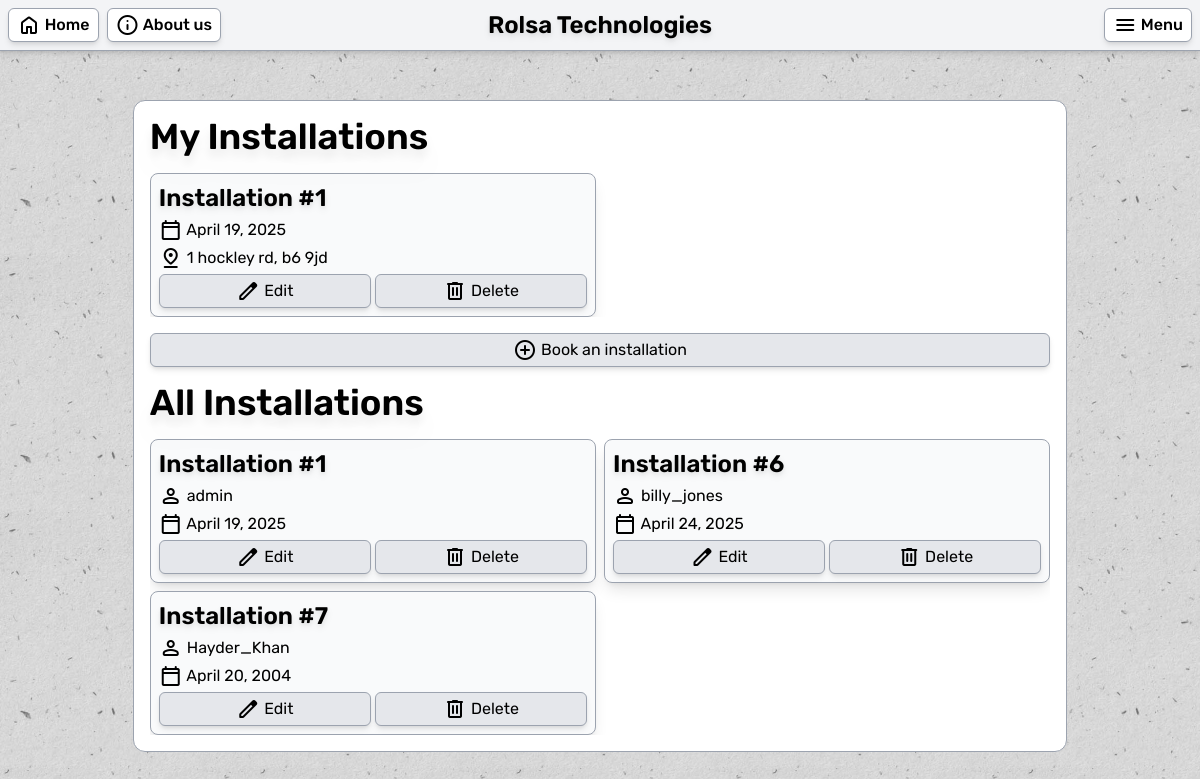
Screenshot of /accounts/my-account/my-installations (signed in) with the database file from the repository.
### installations/models.py (models this page shows, shortened)
class Installation(models.Model):
    user = models.ForeignKey(get_user_model(), on_delete=models.CASCADE)
    product = models.ForeignKey(Product, on_delete=models.CASCADE, default=None)
    date = models.DateField()
    postcode = models.CharField(max_length=8, default='')
    city = models.CharField(max_length=16, default='')
    county = models.CharField(max_length=32, default='')
    first_line = models.CharField(max_length=64, default='')

### accounts/models.py (models this page shows)
class CustomUser(AbstractUser):
    is_employed = models.BooleanField(default=False)
    is_contractor = models.BooleanField(default=False)
    def __str__(self):
        return self.username

### accounts/views.py (the view)
# urls.py: path('my-account/my-installations', views.installations, name='user_installations'),
def installations(request):
    if not request.user.is_authenticated:
        messages.error(request, 'You need to be logged in to access this page!')
        return redirect('home')
    if request.user.is_superuser:
        all_installations = Installation.objects.all()
    else:
        all_installations = None
    installations = request.user.installation_set.all()
    return render(request, 'installations.html', {'installations': installations, 'all_installations': all_installations})

### accounts/templates/installations.html (shortened to what this page needs)
{% extends 'base.html' %}
{% block content %}
<div class="flex-1 flex flex-col items-center justify-center m-4">
    <div class="w-full md:w-4/5 lg:1/2 xl:w-1/3 text-start flex flex-col gap-4 bg-white border border-gray-400 rounded-xl p-4">
        <h1>
            My Installations
        </h1>
        {% if installations %}
        <div class="cards overflow-auto grid grid-cols-1 md:grid-cols-2 gap-2">
            {% for installation in installations %}
            <div class="flex flex-col gap-1 bg-gray-50">
                <h3>Installation #{{ installation.id }}</h3>
                <p>
                    <span class="material-symbols-rounded">calendar_today</span>
                    {{ installation.date }}
                </p>
                <p>
                    <span class="material-symbols-rounded">pin_drop</span>
                    {{ installation.first_line }}, {{ installation.postcode }}
                </p>
                <div class="flex flex-row gap-1">
                    <a href="{% url 'edit_installation' installation.id %}" class="flex-1"><button type="button" class="w-full">
                        <span class="material-symbols-rounded">edit</span>
                        Edit
                    </button></a>
                    <a href="{% url 'delete_installation' installation.id %}" class="flex-1"><button type="button" class="w-full">
                        <span class="material-symbols-rounded">delete</span>
                        Delete
                    </button></a>
                </div>
            </div>
            {% endfor %}
        </div>
        {% else %}
        No installations booked! Book one now by pressing the button below.
        {% endif %}
        <a href="{% url 'create_installation' %}"><button type="button" class="w-full">
            <span class="material-symbols-rounded">add_circle</span>
            Book an installation
        </button></a>
        {% if request.user.is_superuser %}
        <h1>
            All Installations
        </h1>
        {% if all_installations %}
        <div class="cards overflow-auto grid grid-cols-1 md:grid-cols-2 gap-2">
            {% for installation in all_installations %}
            <div class="flex flex-col gap-1 bg-gray-50">
                <h3>Installation #{{ installation.id }}</h3>
                <p>
                    <span class="material-symbols-rounded">person</span>
                    {{ installation.user }}
                </p>
                <p>
                    <span class="material-symbols-rounded">calendar_today</span>
                    {{ installation.date }}
                </p>
                <div class="flex flex-row gap-1">
                    <a href="{% url 'edit_installation' installation.id %}" class="flex-1"><button type="button" class="w-full">
                        <span class="material-symbols-rounded">edit</span>
                        Edit
                    </button></a>
                    <a href="{% url 'delete_installation' installation.id %}" class="flex-1"><button type="button" class="w-full">
                        <span class="material-symbols-rounded">delete</span>
                        Delete
                    </button></a>
                </div>
            </div>
            {% endfor %}
        </div>
        {% else %}
        No booked installations.
        {% endif %}
        {% endif %}
    </div>
</div>
{% endblock %}

### rows the page displays
Installation: id "1", date "April 19, 2025", first_line "1 hockley rd", postcode "b6 9jd", user "admin"
Installation: id "6", user "billy_jones", date "April 24, 2025"
Installation: id "7", user "Hayder_Khan", date "April 20, 2004"
